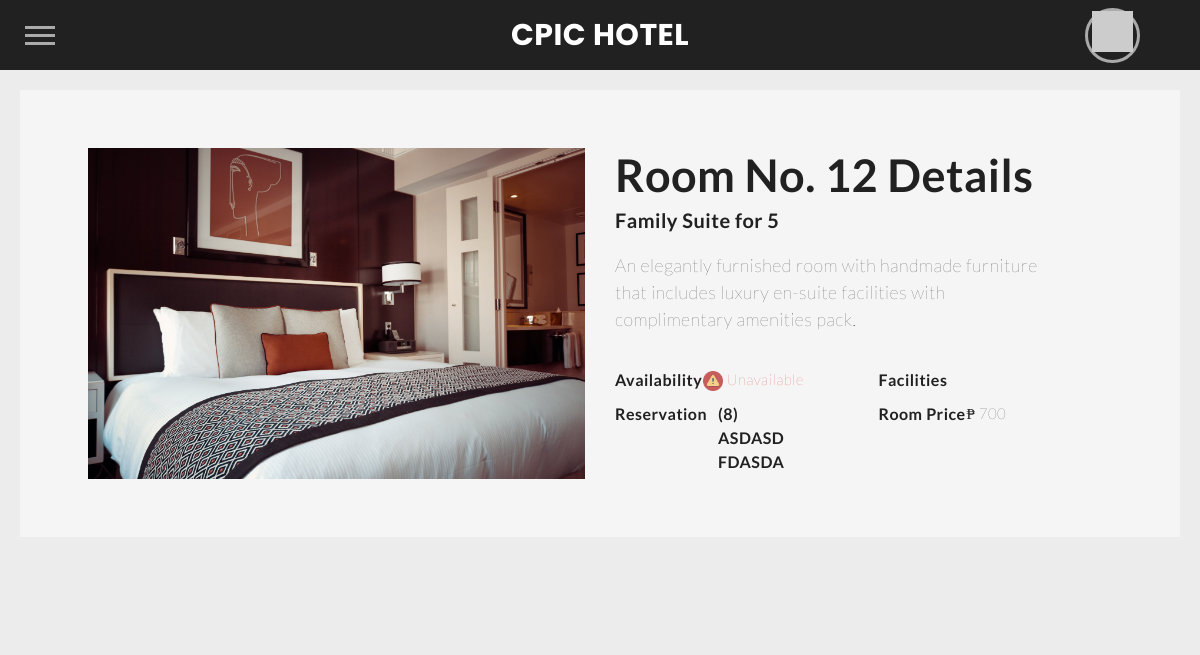
Page /rooms/12 (signed in) on the committed database.
### hotelSystem/models.py (models this page shows, shortened)
class Room(models.Model):
    room_no = models.CharField(max_length=10, primary_key=True)
    description = models.CharField(max_length=256)
    room_type = models.ForeignKey('RoomType', null=False, blank=True, on_delete=models.CASCADE)
    availability = models.BooleanField(default=True)
    reservation = models.ForeignKey(Reservation, null=True, blank=True, on_delete=models.SET_NULL)
    facility = models.ManyToManyField('Facility', blank=True)
    ordering = ['room_no', ]
    def display_facility(self):
        """
        This function should be defined since facility is many-to-many relationship
        It cannot be displayed directly on the admin panel for list_display
        """
        return ', '.join(facility.name for facility in self.facility.all())
    display_facility.short_description = 'Facilities'

class RoomType(models.Model):
    name = models.CharField(max_length=25)
    price = models.PositiveIntegerField(default = 0)
    def __str__(self):
        return f"{self.name}"

class Reservation(models.Model):
    reservation_id = models.BigAutoField(primary_key=True)
    customer = models.ForeignKey(Customer, on_delete=models.CASCADE)
    staff = models.ForeignKey(User, on_delete=models.CASCADE, null=True, editable=False)
    no_of_children = models.PositiveSmallIntegerField(default=0)
    no_of_adults = models.PositiveSmallIntegerField(default=1)
    reservation_date_time = models.DateTimeField(default=datetime.datetime.now())
    expected_arrival_date_time = models.DateTimeField(default=datetime.datetime.now())
    expected_departure_date_time = models.DateTimeField(default=datetime.datetime.now())
    def __str__(self):
        return '({0}) {1} {2}'.format(self.reservation_id, self.customer.first_name, self.customer.last_name)

class Customer(models.Model):
    customer_id = models.BigAutoField(primary_key=True)
    first_name = models.CharField(max_length=50)
    middle_name = models.CharField(max_length=50, null=False, blank=True)
    last_name = models.CharField(max_length=50)
    contact_no = models.CharField(max_length=15)
    address = models.CharField(max_length=100)
    email_address = models.EmailField(null=True, blank=True)
    SEX_CHOICES = (
        ('M', 'Male',),
        ('F', 'Female',),
        ('O', 'Others',),
    )
    sex = models.CharField(
        max_length=20,
        choices=SEX_CHOICES,
        default=SEX_CHOICES[0][1]
    )
    STATUS_CHOICES = (
        ('NR', 'Not Reserved'),
        ('R', 'Reserved'),
        ('CI', 'Checked In'),
        ('CO', 'Checked Out')
    )
    status = models.CharField(
        max_length=20,
        choices=STATUS_CHOICES,
        default=STATUS_CHOICES[0][1]
    )
    user = models.ForeignKey(User, on_delete=models.CASCADE, null=True)
    class Meta:
        ordering = ['first_name', 'middle_name', 'last_name']

### hotelSystem/views.py (the view)
# urls.py: path("rooms/<int:roomID>", views.room_view, name="room_view"),
@login_required(login_url='login')
def room_view(request, roomID):
    title = "Room No. " + str(roomID) + " Details"
    room =  Room.objects.get(room_no = roomID)
    data = {
        'title': title,
        'room': room
    }
    return render(request, "hotelSystem/roomView.html", data)

### hotelSystem/templates/hotelSystem/roomView.html (shortened to what this page needs)
{% extends "hotelSystem/layout.html" %}
{% load static %}
{% block additional-static %}
  <link rel="stylesheet" href="https://stackpath.bootstrapcdn.com/bootstrap/4.3.1/css/bootstrap.min.css">
  <link rel="stylesheet" href="https://cdnjs.cloudflare.com/ajax/libs/meyer-reset/2.0/reset.min.css">
  <link rel="stylesheet" href="{% static 'hotelSystem/css/roomView.css' %}">
  <link rel="stylesheet" href="{% static 'hotelSystem/css/roomList.css' %}">
{% endblock %}
{% block body %}
  <section class="section about-section gray-bg" id="about">
    <div class="container">
        <div class="row align-items-center flex-row-reverse">
            <div class="col-lg-6">
                <div class="about-text go-to">
                    <h3 class="dark-color">{{ title }}</h3>
                    <h6 class="theme-color lead">{{room.room_type}}</h6>
                    <p>{{room.description}}</p>
                    <div class="row about-list">
                        <div class="col-md-6">
                            <div class="media">
                                <label>Availability</label>
                                {% if room.availability %}
                                    <p class="available">
                                      <img src="{% static 'hotelSystem/img/success.png' %}">
                                      Available
                                    </p>
                                {% else %}
                                    <p class="unavailable">
                                      <img src="{% static 'hotelSystem/img/error.png' %}">
                                      Unavailable
                                    </p>
                                {% endif %}
                            </div>
                            <div class="media">
                                <label>Reservation</label>
                                {% if room.reservation %}
                                  <a class="col col-5" data-label="Reservation" href="{% url 'reservations_view' room.reservation.reservation_id %}">
                                    {{room.reservation}}
                                  </a>
                                {% else %}
                                  <p class="col col-5" data-label="Reservation" >
                                    None
                                  </p>
                                {% endif %}
                            </div>
                          </div>
                          <div class="col-md-6">
                            <div class="media">
                                <label>Facilities</label>
                            </div>
                            <div class="media">
                                <label>Room Price</label>
                                <p class="money">₱ {{room.room_type.price}}</p>
                            </div>
                        </div>
                    </div>
                </div>
            </div>
            <div class="col-lg-6">
                <div class="about-avatar">
                    <img src="{% static 'hotelSystem/img/room.jpeg' %}" title="" alt="">
                </div>
            </div>
        </div>
    </div>
  </section>
{% endblock %}

### hotelSystem/static/hotelSystem/css/roomView.css (style rules this page uses)
.section { position: relative; font-family: var(--font-text); }
.gray-bg { background-color: #f5f5f5; }
img { max-width: 100%; }
img { vertical-align: middle; border-style: none; }
.about-text h3 { font-size: 45px; font-weight: 700; margin: 0 0 6px; }
.about-text h6 { font-weight: 600; margin-bottom: 15px; }
.about-text p { font-size: 18px; max-width: 450px; }
.about-list { padding-top: 10px; }
.about-list .media { padding: 5px 0; }
.about-list label { font-weight: 600; width: 88px; margin: 0; position: relative; }
.about-list label:after { content: ""; position: absolute; top: 0; bottom: 0; right: 11px; width: 1px; height: 12px; -moz-transform: rotate(15deg); -o-transform: rotate(15deg); -ms-transform: rotate(15deg); -webkit-transform: rotate(15deg); transform: rotate(15deg); margin: auto; opacity: 0.5; }
.about-list p { margin: 0; font-size: 15px; }
.container { display:block !important; height: auto !important; padding: 5%; }

### hotelSystem/static/hotelSystem/css/roomList.css (style rules this page uses)
.unavailable { color: rgb(212,56,50); }
.unavailable img { height: auto; width: 20px; }

### hotelSystem/static/hotelSystem/css/styles.css (style rules this page uses)
* { margin: 0px; padding: 0; box-sizing: border-box; }
html, body { font-family: var(--font-text); overflow-x: hidden; }
html { background: var(--lightgrey); background-color: var(--lightgrey); }
body { background-color: var(--lightgrey); scroll-behavior: smooth; }
main p { line-height: 1.5; font-weight: 200; margin: 20px 0; }
* { box-sizing: border-box; margin: 0; padding: 0; }
html, body { height: 100%; }
a, a:visited, a:focus, a:active, a:link { text-decoration: none; outline: none !important; }
a { color: currentColor; transition: .2s ease-in-out; -webkit-tap-highlight-color: transparent; -webkit-touch-callout: none; -webkit-user-select: none; -khtml-user-select: none; -moz-user-select: none; -ms-user-select: none; user-select: none; }
h1, h2, h3, h4 { margin: 0; }
img { vertical-align: middle; height: auto; width: 100%; }
.container { width: 100%; height: 400px; display: -webkit-box; display: -ms-flexbox; display: flex; -webkit-box-pack: center; -ms-flex-pack: center; justify-content: center; -webkit-box-align: center; -ms-flex-align: center; align-items: center; cursor: pointer; }
@media only screen and (min-width: 1000px) { .container { height: 500px; } }

### hotelSystem/templates/hotelSystem/layout.html (style rules this page uses)
:root { --myDark: #212121; --light: #fdfdfd; --lightgrey:#ececec; --thirdcolor:#0A66C2; --font-header:'Poppins'; --font-text: 'Lato'; --dotcolor:50, 49, 51; --dot: radial-gradient(rgb(var(--dotcolor)) 67%, rgba(var(--dotcolor), 0) 68%); }

### rows in the picture
Room: room_type "Family Suite for 5", description "An elegantly furnished room with handmade furniture that includes luxury en-suite facilities with complimentary amenities pack.", reservation "(8) ASDASD FDASDA", room_type.price "700"

### other values in the picture
{{ title }} "Room No. 12 Details"
